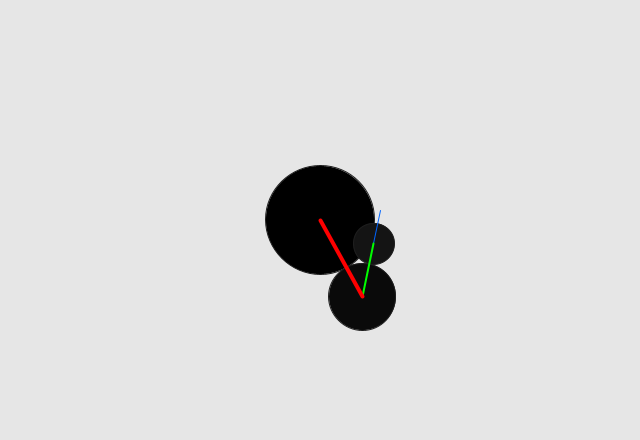
Frame 1 (no input)
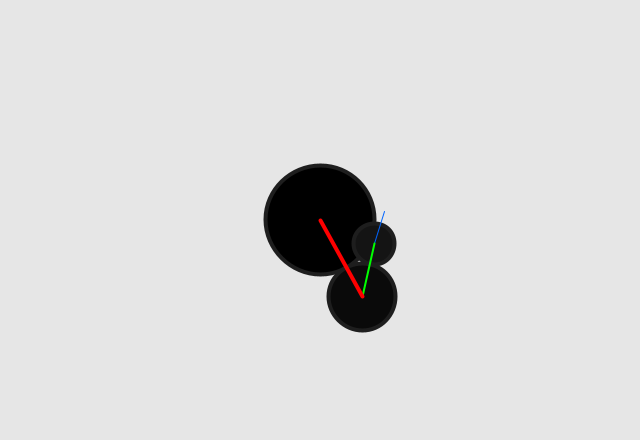
Frame 60 (the mouse pressed at the canvas centre just before this capture)
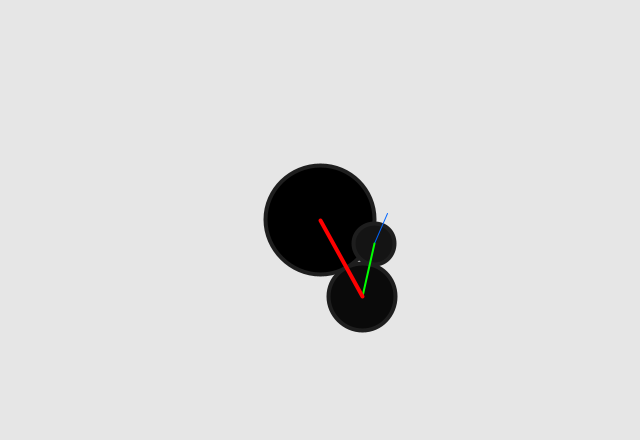
Frame 120 (the mouse held since frame 60 and released just before this capture)

The Processing sketch that drew these frames (run headless with seeded random() and noise(); from frame 60 on, the mouse is pressed at the canvas centre):

// Processing sketch: clock
// ── clock.pde
/**
 * Clock. 
 * 
 * The current time can be read with the second(), minute(), 
 * and hour() functions. In this example, sin() and cos() values
 * are used to set the position of the hands.
 */

int cx, cy;
int radius;
float secondsRadius;
float minutesRadius;
float hoursRadius;
float hourDiameter, minuteDiameter, secondDiameter;

void setup() {
  size(640, 440);
  stroke(0);
  
  radius = min(width, height) / 3;
  secondsRadius = radius * 0.229;
  secondDiameter = secondsRadius * 2;
  minutesRadius = radius * 0.371;
  minuteDiameter = minutesRadius * 2;
  hoursRadius = radius * 0.6;
  hourDiameter = hoursRadius * 2;
  
  cx = width / 2;
  cy = height / 2;
}

void draw() {
  background(230);
  
  // Angles for sin() and cos() start at 3 o'clock;
  // subtract HALF_PI to make them start at the top
  float s = map(second(), 0, 60, 0, TWO_PI) - HALF_PI;
  float m = map(minute() + norm(second(), 0, 60), 0, 60, 0, TWO_PI) - HALF_PI; 
  float h = map(hour() + norm(minute(), 0, 60), 0, 24, 0, TWO_PI * 2) - HALF_PI;
  
  float hourX = cx + cos(h) * hoursRadius;
  float hourY = cy + sin(h) * hoursRadius;
  
  float minuteX = hourX + cos(m) * minutesRadius;
  float minuteY = hourY + sin(m) * minutesRadius;
  
  float secondX = minuteX + cos(s) * secondsRadius;
  float secondY = minuteY + sin(s) * secondsRadius;
  
  //Draw the clock background
  //fill(30)
  //nostroke();
  //rect(cx-radius-20,cy-radius-20,cx+radius+20,cy+radius+20);
  
  // Draw the hour background
  fill(0);
  stroke(30);
  ellipse(cx, cy, hourDiameter/1.61803398875, hourDiameter/1.61803398875);
  
  // Draw the minute background
  fill(10);
  stroke(30);
  ellipse(hourX, hourY, minuteDiameter/1.61803398875, minuteDiameter/1.61803398875);
  
  // Draw the second background
  fill(20);
  stroke(30);
  ellipse(minuteX, minuteY, secondDiameter/1.61803398875, secondDiameter/1.61803398875);
  
  //draw the second hand
  stroke(0,100,255);
  strokeWeight(1);
  line(minuteX, minuteY, secondX, secondY);
  
  //draw the minute hand
  stroke(0,255,0);
  strokeWeight(2);
  line(hourX, hourY, minuteX, minuteY);
  
  // Draw the hour hand
  stroke(255,0,0);
  strokeWeight(4);
  line(cx, cy, hourX, hourY );
}
